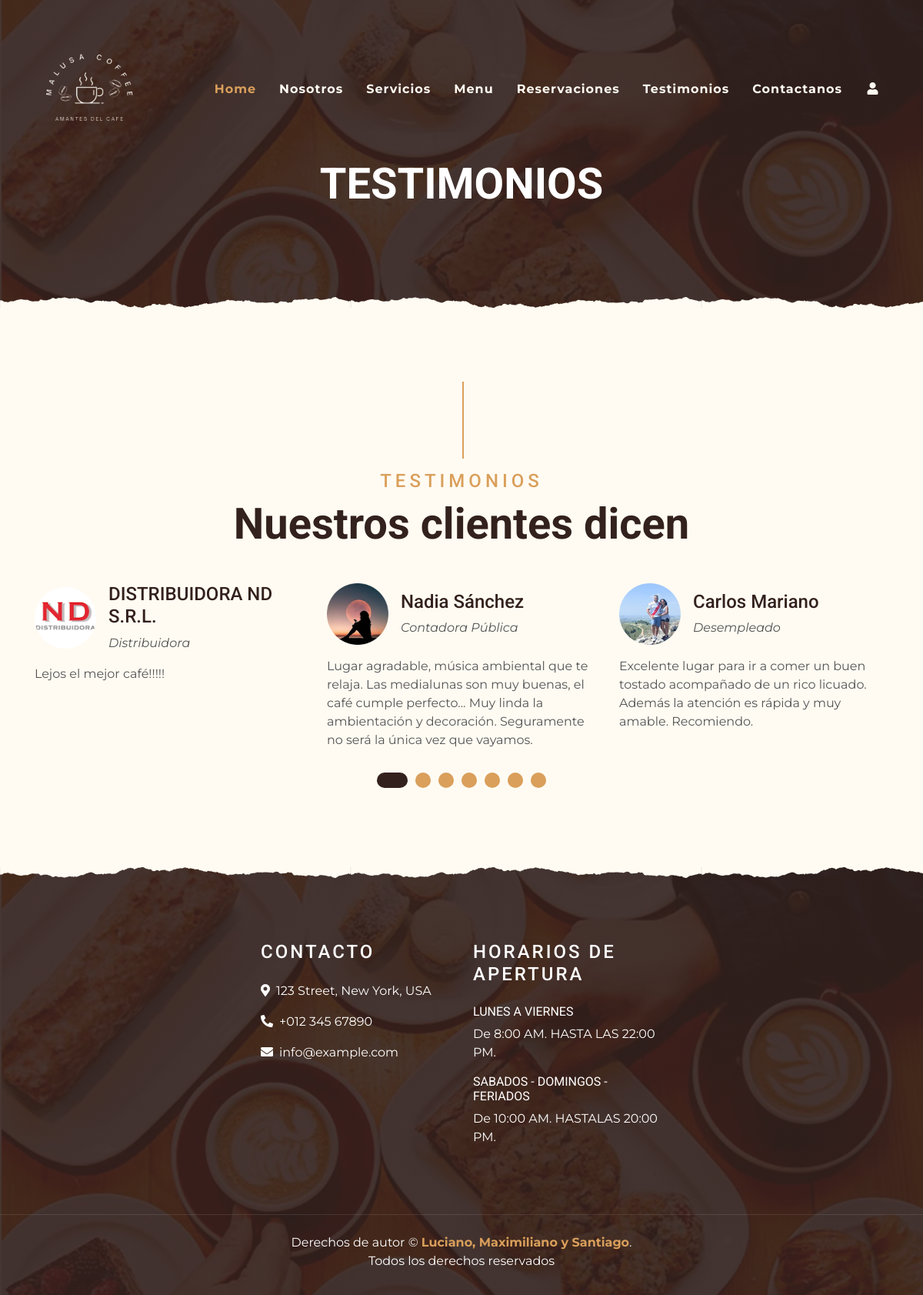
Page /testimonios.php on the committed database.
### tables this page shows
CREATE TABLE IF NOT EXISTS tbl_configuraciones (
  id INT AUTO_INCREMENT PRIMARY KEY,
  nombre VARCHAR(255) NOT NULL,
  valor VARCHAR(255) NOT NULL
);

CREATE TABLE IF NOT EXISTS tbl_testimonios (
  id INT AUTO_INCREMENT PRIMARY KEY,
  nombre VARCHAR(255) NOT NULL,
  profesion VARCHAR(1000) NOT NULL,
  descripcion TEXT NOT NULL,
  imagen VARCHAR(255) NOT NULL
);

### testimonios.php (the view, shortened to what this page needs)
<?php include("admin/bd.php");
$sentencia= $conexion->prepare("SELECT * FROM `tbl_testimonios`");
$sentencia->execute();
$lista_testimonios=$sentencia->fetchAll(PDO::FETCH_ASSOC);
$sentencia= $conexion->prepare("SELECT * FROM `tbl_configuraciones`");
$sentencia->execute();
$lista_configuraciones=$sentencia->fetchAll(PDO::FETCH_ASSOC);
?>
<!DOCTYPE html>
<html lang="es">
<head>
    <link href="https://cdnjs.cloudflare.com/ajax/libs/font-awesome/5.10.0/css/all.min.css" rel="stylesheet">
    <link href="lib/owlcarousel/assets/owl.carousel.min.css" rel="stylesheet">
    <link href="lib/tempusdominus/css/tempusdominus-bootstrap-4.min.css" rel="stylesheet" />
    <link href="css/style.min.css" rel="stylesheet">
</head>
<body>
   <div class="container-fluid p-0 nav-bar">
    <nav class="navbar navbar-expand-lg bg-none navbar-dark py-3">
        <img src="img/fotos/logos/4-removebg-preview.png" width="200" height="200">
        <div class="collapse navbar-collapse justify-content-between" id="navbarCollapse">
            <div class="navbar-nav ml-auto p-4">
                <a href="index.php" class="nav-item nav-link active">Home</a>
                <a href="nosotros.php" class="nav-item nav-link">Nosotros</a>
                <a href="servicios.php" class="nav-item nav-link">Servicios</a>
                <a href="menu.php" class="nav-item nav-link">Menu</a>
                <a href="reservas.php" class="nav-item nav-link">Reservaciones</a>
                <a href="testimonios.php" class="nav-item nav-link">Testimonios</a>
                <a href="contactanos.php" class="nav-item nav-link">Contactanos</a>
                <?php if(!isset($_SESSION['logueado'])){ ?>
                    <a href="login/index.php" class="nav-item nav-link"><i class="fas fa-user fa-fw"></i></a>
                <?php } ?>
            </div>
        </div>
    </nav>
</div>
    <div class="container-fluid page-header mb-5 position-relative overlay-bottom">
        <div class="d-flex flex-column align-items-center justify-content-center pt-0 pt-lg-5" style="min-height: 400px">
            <h1 class="display-4 mb-3 mt-0 mt-lg-5 text-white text-uppercase">Testimonios</h1>
        </div>
    </div>
    <div class="container-fluid py-5">
        <div class="container">
            <div class="section-title">
                <h4 class="text-primary text-uppercase" style="letter-spacing: 5px;"><?php echo $lista_configuraciones[17]['valor'];?></h4>
                <h1 class="display-4"><?php echo $lista_configuraciones[18]['valor'];?></h1>
            </div>
            <div class="owl-carousel testimonial-carousel">
            <?php foreach($lista_testimonios as $registros){?>
                <div class="testimonial-item">
                <div class="d-flex align-items-center mb-3">
                        <img class="img-fluid" src="img/<?php echo $registros["imagen"];?>" alt="">
                        <div class="ml-3">
                            <h4><?php echo $registros["nombre"];?></h4>
                            <i><?php echo $registros["profesion"];?></i>
                        </div>
                    </div>
                    <p class="m-0"><?php echo $registros["descripcion"];?></p>
                </div>
                <?php }; ?>
            </div>
        </div>
    </div>
    <div class="container-fluid footer text-white mt-5 pt-5 px-0 position-relative overlay-top">
        <div class="row mx-0 pt-5 px-sm-3 px-lg-5 mt-">
        <div class="col-lg-3 col-md-6 mb-5">
            </div>
            <div class="col-lg-3 col-md-6 mb-5">
                <h4 class="text-white text-uppercase mb-4" style="letter-spacing: 3px;"><?php echo $lista_configuraciones[19]['valor'];?></h4>
                <p><i class="fa fa-map-marker-alt mr-2"></i><?php echo $lista_configuraciones[20]['valor'];?></p>
                <p><i class="fa fa-phone-alt mr-2"></i><?php echo $lista_configuraciones[21]['valor'];?></p>
                <p class="m-0"><i class="fa fa-envelope mr-2"></i><?php echo $lista_configuraciones[22]['valor'];?></p>
            </div>
            <div class="col-lg-3 col-md-6 mb-5">
                <h4 class="text-white text-uppercase mb-4" style="letter-spacing: 3px;"><?php echo $lista_configuraciones[23]['valor'];?></h4>
                <div>
                    <h6 class="text-white text-uppercase"><?php echo $lista_configuraciones[24]['valor'];?></h6>
                    <p><?php echo $lista_configuraciones[25]['valor'];?></p>
                    <h6 class="text-white text-uppercase"><?php echo $lista_configuraciones[26]['valor'];?></h6>
                    <p><?php echo $lista_configuraciones[27]['valor'];?></p>
                </div>
            </div>
        </div>
        <div class="container-fluid text-center text-white border-top mt-4 py-4 px-sm-3 px-md-5" style="border-color: rgba(256, 256, 256, .1) !important;">
            <p class="mb-2 text-white"><?php echo $lista_configuraciones[28]['valor'];?> &copy; <a class="font-weight-bold" href="#"><?php echo $lista_configuraciones[29]['valor'];?></a>. <br><?php echo $lista_configuraciones[30]['valor'];?></a></p>
        </div>
    </div>
</body>
</html>

### rows in the picture
tbl_configuraciones: valor "TESTIMONIOS"
tbl_configuraciones: valor "Nuestros clientes dicen"
tbl_testimonios: imagen (picture), nombre "Nadia Sánchez", profesion "Contadora Pública", descripcion "Lugar agradable, música ambiental que te relaja. Las medialunas son muy buenas, el café cumple perfecto... Muy linda la ambientación y decoración. Seguramente no será la única vez que vayamos."
tbl_testimonios: imagen (picture), nombre "Carlos Mariano", profesion "Desempleado", descripcion "Excelente lugar para ir a comer un buen tostado acompañado de un rico licuado. Además la atención es rápida y muy amable. Recomiendo."
tbl_testimonios: imagen (picture), nombre "DISTRIBUIDORA ND S.R.L.", profesion "Distribuidora", descripcion "Lejos el mejor café!!!!!"
tbl_configuraciones: valor "CONTACTO"
tbl_configuraciones: valor "123 Street, New York, USA"
tbl_configuraciones: valor "+012 345 67890"
tbl_configuraciones: valor "info@example.com"
tbl_configuraciones: valor "HORARIOS DE APERTURA"
tbl_configuraciones: valor "LUNES A VIERNES"
tbl_configuraciones: valor "De 8:00 AM. HASTA LAS 22:00 PM."
tbl_configuraciones: valor "SABADOS - DOMINGOS - FERIADOS"
tbl_configuraciones: valor "De 10:00 AM. HASTALAS 20:00 PM."
tbl_configuraciones: valor "Derechos de autor"
tbl_configuraciones: valor "Luciano, Maximiliano y Santiago"
tbl_configuraciones: valor "Todos los derechos reservados"
